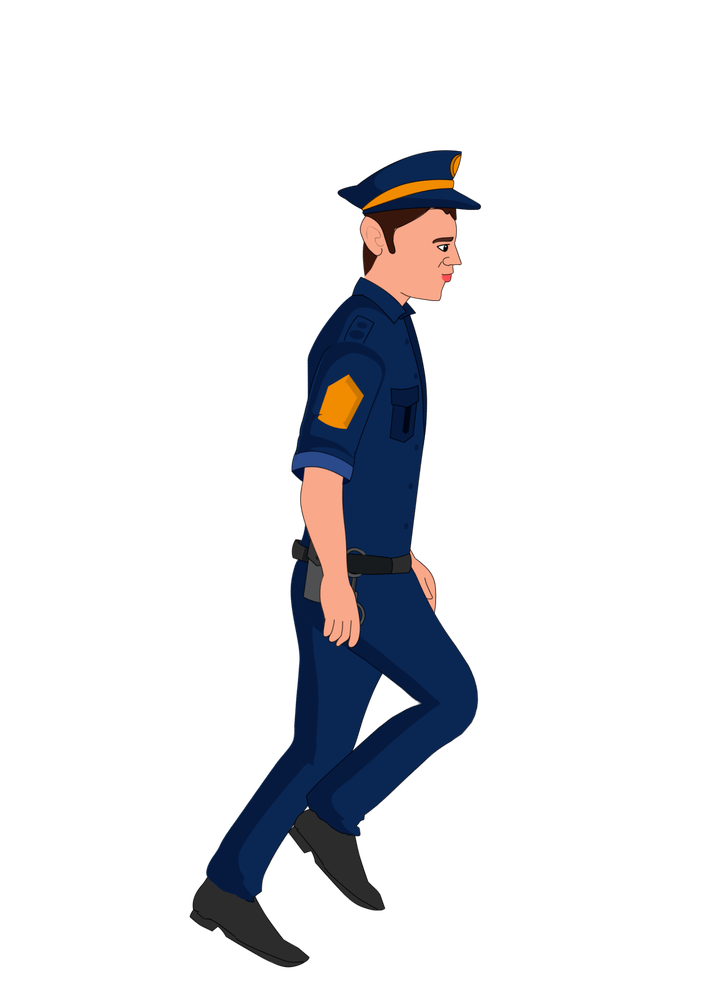
#> input picture Assets/Export/Animations/Police/Walking/walking_053.png, 718 x 982 px, shrunk from 1830 x 2503 before the run, found by its file name; its folder holds only this picture in this run
$ python TextureAtlasGen.py
#> lines starting #> are read from the running program, lines starting #| are printed output that depends on the picture
import PIL
from PIL import Image
import os
import numpy as np
import multiprocessing
import math

MAX_IMAGES_IN_ROW = 10
img_dir = "Assets/Export/Animations/Police/Walking/"
save_dir = "Textures/Animations/Police/walking.png"
current_img_dir = img_dir

def load_image(path, img_dir):
#> called with path = 'walking_053.png', img_dir = 'Assets/Export/Animations/Police/Walking/'
    path = img_dir + path
    img = Image.open(path)
#> img is the input picture: PIL image 718x982 RGBA; mean R, G, B, A 7, 7.5, 10.4, 34.1
    print(f"Processed image {path}")
    return np.array(img)

def mp_load_image(path):
    return load_image(path, current_img_dir)

def create_texture_atlas(img_dir):
    paths = os.listdir(img_dir)

    with multiprocessing.Pool() as p:
        output = p.map(mp_load_image, paths)
#> output = 1 item
    columns = math.ceil(len(paths) / MAX_IMAGES_IN_ROW)
    rows = MAX_IMAGES_IN_ROW
    atlas = np.zeros((output[0].shape[0] * columns, output[0].shape[1] * rows, 4), dtype = np.uint8)
    print(f"The shape of atlas is {atlas.shape}")
#| The shape of atlas is (982, 7180, 4)
    for i, img in enumerate(output):
        atlas[i // MAX_IMAGES_IN_ROW * img.shape[0]:(i // MAX_IMAGES_IN_ROW + 1) * img.shape[0],
               i % MAX_IMAGES_IN_ROW * img.shape[1]:(i % MAX_IMAGES_IN_ROW + 1) * img.shape[1]] = img
        print(f"Added image {i}/{len(output)} to atlas")
#> this loop made 1 pass
#| Added image 0/1 to atlas
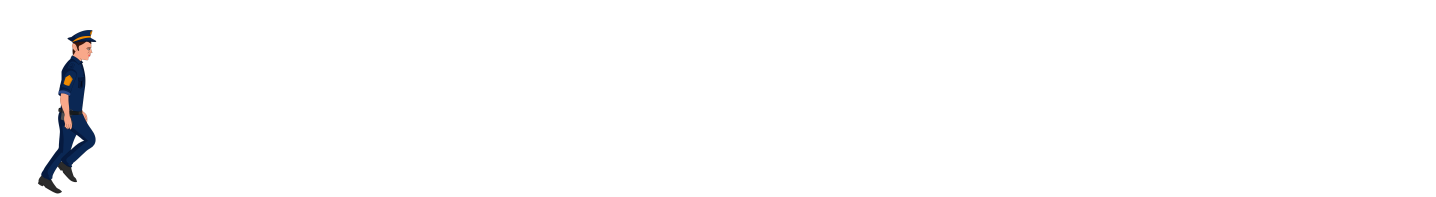
#> atlas: shape (982, 7180, 4) (shown at 1/5 size); mean of channels 0, 1, 2, 3 0.7, 0.7, 1, 3.4; transparent parts drawn white
    print(f"Saving atlas to texture_atlas.png the shape is {atlas.shape}")
#| Saving atlas to texture_atlas.png the shape is (982, 7180, 4)
    Image.fromarray(atlas, 'RGBA').save(save_dir)
    print(f"The number of rows is {rows} and the number of columns is {columns}")
    print(f"The number of images is {len(output)}")
#| The number of images is 1

if __name__ == "__main__":
    create_texture_atlas(img_dir)
